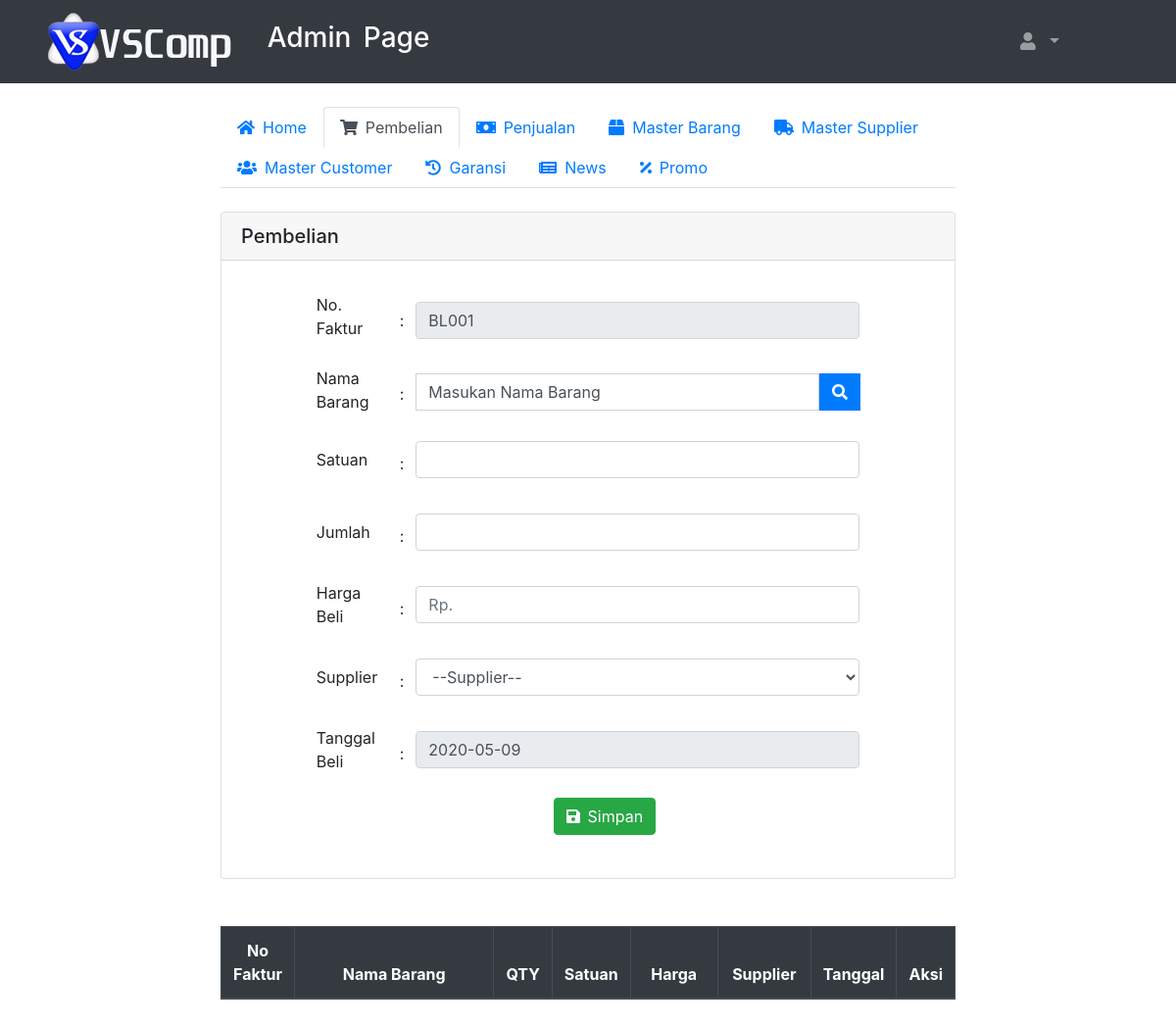
The app's page /admin/pembelian.php, older data.
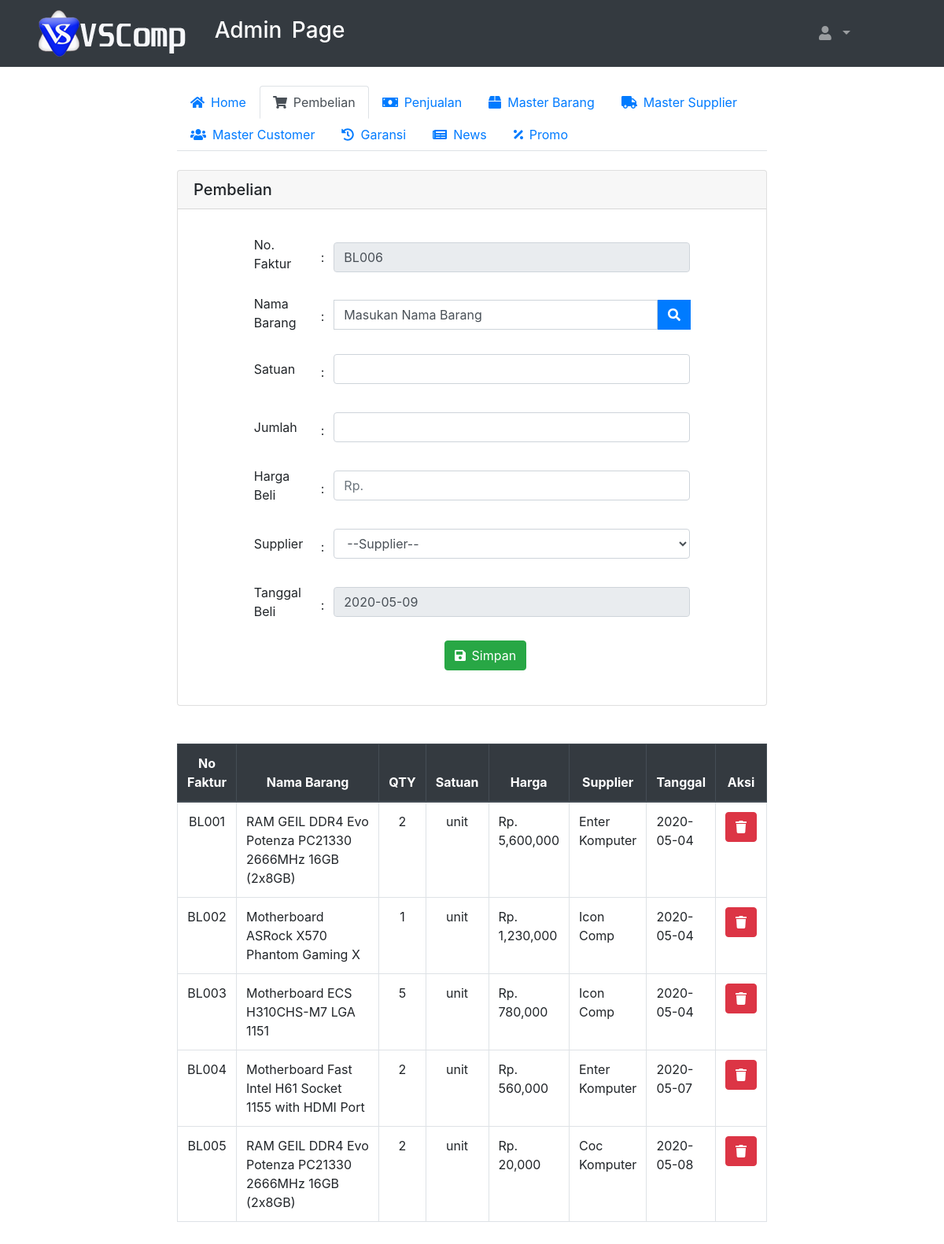
The same page, newer data.
### tables this page shows
CREATE TABLE `pembelian_barang` (
  `ID_BELI` varchar(50) NOT NULL,
  `ID_SUPP` int(11) DEFAULT NULL,
  `ID_BARANG` varchar(100) DEFAULT NULL,
  `ID_LOGIN` int(11) DEFAULT NULL,
  `JUMLAH` int(11) DEFAULT NULL,
  `SATUAN` varchar(10) DEFAULT NULL,
  `HARGA_BELI` double DEFAULT NULL,
  `TGL_BELI` date DEFAULT NULL
);

CREATE TABLE `master_barang` (
  `ID_BARANG` varchar(100) NOT NULL,
  `NAMA_BARANG` varchar(100) DEFAULT NULL,
  `STOK` int(11) DEFAULT NULL,
  `SATUAN` varchar(10) DEFAULT NULL,
  `HARGA_JUAL` double DEFAULT NULL,
  `STATUS` varchar(10) DEFAULT NULL
);

CREATE TABLE `supplier` (
  `ID_SUPP` int(11) NOT NULL,
  `NAMA` varchar(100) DEFAULT NULL,
  `ALAMAT` varchar(200) DEFAULT NULL,
  `NO_HP` varchar(15) DEFAULT NULL
);

### function/function.php (called while the page is built, shortened)
<?php
 $conn= mysqli_connect ("localhost","root","","coba_penjualan");
function tampil_data($query){
  global $conn;
  $hasil = mysqli_query ($conn,$query);
  $array = [];
  while($data = mysqli_fetch_assoc($hasil)){
    $array[] = $data;
  }
  return $array;
}
function autonumber_beli($id){
  global $conn;
  $query = "SELECT MAX($id) AS kode FROM pembelian_barang";
  $hasil = mysqli_query ($conn,$query);
  $data = mysqli_fetch_assoc($hasil);
  $kode = $data["kode"];
  $short_id = substr ($kode, 2, 3);
  $tambah_id = $short_id+1;
  if (strlen($tambah_id)==1) {
      $format = "BL00".$tambah_id;
  }
  elseif (strlen($tambah_id)==2) {
      $format = "BL0".$tambah_id;
  }
  else {
      $format = "BL".$tambah_id;
  }
  return $format;
}
?>

### admin/pembelian.php (the view, shortened to what this page needs)
<?php include'header.php';
      include'../function/function.php';
?>
<div class="container-fluid custom-container">
  <div class="nav-menu">
  <ul class="nav nav-tabs" id="myTab" role="tablist">
    <li class="nav-item">
      <a class="nav-link" id="home-tab" href="dasboard.php" role="tab" aria-controls="home" aria-selected="true"><i class="fas fa-home mr-2"></i>Home</a>
    </li>
    <li class="nav-item">
      <a class="nav-link active" id="contact-tab" href="pembelian.php" role="tab" aria-controls="pembelian" aria-selected="false"><i class="fas fa-shopping-cart mr-2"></i>Pembelian</a>
    </li>
    <li class="nav-item">
      <a class="nav-link" id="contact-tab" href="penjualan.php" role="tab" aria-controls="penjualan" aria-selected="false"><i class="fas fa-money-bill mr-2"></i>Penjualan</a>
    </li>
    <li class="nav-item">
      <a class="nav-link" id="barang-tab" href="master-barang.php" role="tab" aria-controls="master barang" aria-selected="false"><i class="fas fa-box mr-2"></i>Master Barang</a>
    </li>
    <li class="nav-item">
      <a class="nav-link" id="profile-tab" href="master-supplier.php" role="tab" aria-controls="master supplier" aria-selected="false"><i class="fas fa-truck mr-2"></i>Master Supplier</a>
    </li>
    <li class="nav-item">
      <a class="nav-link" id="profile-tab" href="master-customer.php" role="tab" aria-controls="master customer" aria-selected="false"><i class="fas fa-users mr-2"></i>Master Customer</a>
    </li>
    <li class="nav-item">
      <a class="nav-link" id="profile-tab" href="garansi.php" role="tab" aria-controls="garansi" aria-selected="false"><i class="fas fa-history mr-2"></i>Garansi</a>
    </li>
    <li class="nav-item">
      <a class="nav-link" id="profile-tab" href="news.php" role="tab" aria-controls="news" aria-selected="false"><i class="fas fa-newspaper mr-2"></i>News</a>
    </li>
    <li class="nav-item">
      <a class="nav-link" id="profile-tab" href="promo.php" role="tab" aria-controls="promo" aria-selected="false"><i class="fas fa-percentage mr-2"></i>Promo</a>
    </li>
  </ul>
  <div class="tab-content" id="myTabContent">
    <div class="tab-pane fade show active" id="pembelian" role="tabpanel" aria-labelledby="profile-tab">
      <br>
      <form class="" action="" method="post">
      <div class="card">
        <h5 class="card-header">Pembelian</h5>
      <div class="card-body">
      <table class="table-group" id="form" cellpadding="6" align="center" width="80%" border="0">
        <tr>
          <?php $autonumber_db = autonumber_beli("ID_BELI"); ?>
          <td width="15%"><label for="exampleInputEmail1">No. Faktur</label></td>
          <td width="1%">:</td>
          <td>
            <div class="form-group">
            <input class="form-control mt-3" type="text" name="id_beli" value="<?= $autonumber_db++; ?>" readonly>
            </div>
          </td>
        </tr>
        <tr>
          <td><label for="exampleInputEmail1">Nama Barang</label></td>
          <td>:</td>
          <td>
            <div class="input-group mb-1">
                <?php
                    if (isset($_POST["add"])) {
                        $id_add = $_POST["add"];
                        $d_barang = tampil_data("SELECT NAMA_BARANG FROM master_barang WHERE ID_BARANG = '$id_add'");
                        foreach ($d_barang as $add_barang) {
                          $n_barang = $add_barang["NAMA_BARANG"];
                        }
                    }
                    else {
                       $n_barang = "Masukan Nama Barang";
                    }
               ?>
                <input type="text" class="form-control" placeholder="" value="<?= $n_barang; ?>" autofocus required>
                <div class="input-group-prepend">
                  <button class="btn btn-primary" type="button" data-toggle="modal" data-target="#exampleModalCenter"><i class="fas fa-search"></i></button>
                </div>
            </div>
          </td>
        </tr>
        <tr>
          <td><label for="exampleInputEmail1">Satuan</label></td>
          <td>:</td>
          <td>
            <div class="form-group">
            <input class="form-control mt-2" name="satuan" type="text" placeholder="" required>
            </div>
          </td>
        </tr>
        <tr>
          <td><label for="exampleInputEmail1">Jumlah</label></td>
          <td>:</td>
          <td>
            <div class="form-group">
            <input class="form-control mt-2" name="jumlah" type="text" placeholder="" required>
            </div>
          </td>
      </tr>
      <tr>
        <td><label for="exampleInputEmail1">Harga Beli</label></td>
        <td>:</td>
        <td>
          <div class="form-group">
          <input class="form-control mt-2" name="harga" type="text" placeholder="Rp." required>
          </div>
        </td>
    </tr>
      <tr>
        <td><label for="exampleInputEmail1">Supplier</label></td>
        <td>:</td>
        <td>
          <div class="form-group mt-2">
            <select class="form-control" name="supp" required>
              <option>--Supplier--</option>
            </select>
          </div>
        </td>
      </tr>
      <tr>
        <td><label for="exampleInputEmail1">Tanggal Beli</label></td>
        <td>:</td>
        <td>
          <?php $tgl=date('Y-m-d'); ?>
          <div class="form-group">
          <input class="form-control mt-2" type="text" name="tgl" placeholder="" value="<?=$tgl ?>" readonly>
          </div>
        </td>
      </tr>
    </table>
    <button class="btn btn-submit btn-success mt-2" id="save" type="submit" name="simpan"><i class="fas fa-save mr-2"></i>Simpan</button><br><br>
    </div>
    </div>
    </form>
    <br><br>
    <table class="table table-bordered ">
      <thead class="thead-dark text-center">
        <tr>
          <th scope="col" width="9%">No Faktur</th>
          <th scope="col" width="35%">Nama Barang</th>
          <th scope="col" width="5%">QTY</th>
          <th scope="col" width="6%">Satuan</th>
          <th scope="col" width="13%">Harga</th>
          <th scope="col" width="13%">Supplier</th>
          <th scope="col" width="9%">Tanggal</th>
          <th scope="col" width="5%">Aksi</th>
        </tr>
      </thead>
      <tbody>
        <?php $data_beli = tampil_data("SELECT *  FROM pembelian_barang INNER JOIN master_barang ON
                           pembelian_barang.ID_BARANG=master_barang.ID_BARANG INNER JOIN supplier ON supplier.ID_SUPP=pembelian_barang.ID_SUPP ORDER BY ID_BELI"); ?>
        <?php foreach ($data_beli as $beli) :?>
        <tr>
          <td align="center"><?=$beli["ID_BELI"]; ?></td>
          <td><?=$beli["NAMA_BARANG"]; ?></td>
          <td align="center"><?=$beli["JUMLAH"]; ?></td>
          <td align="center"><?=$beli["SATUAN"]; ?></td>
          <td>Rp. <?=number_format($beli["HARGA_BELI"]); ?></td>
          <td><?=$beli["NAMA"]; ?></td>
          <td><?=$beli["TGL_BELI"]; ?></td>
          <form class="" action="" method="get">
          <td><button class="btn btn-danger" type="submit" name="delete" value="<?=$beli["ID_BELI"]; ?>" onclick="return confirm('Apakah anda yakin ?');"><i class="fas fa-trash"></i></button></a></td>
          </form>
        </tr>
      <?php endforeach; ?>
      </tbody>
    </table>
    </div>
  </div>
</div>
</div>
<br><br><br><br><br>
</body>
</html>

### admin/header.php (shortened to what this page needs)
<!DOCTYPE html>
<html lang="en">
<head>
  <link rel="stylesheet" href="../css/bootstrap.min.css">
  <link rel="stylesheet" href="../css/dasboard.css">
  <link rel="stylesheet" href="../fontawesome/css/all.min.css">
</head>
<body>
  <nav class="navbar navbar-expand-sm bg-dark navbar-dark sticky-top primary-nav" id="nav">
    <div class="container-fluid">
    <a class="navbar-brand" href="dasboard.php">
    <img src="../img/LOGO+TEXT.png" alt="Logo" id="logo"></img>
    <h3 style="display:inline; margin-top:30%">Admin Page</h3>
    </a>
   <div class="collapse navbar-collapse" id="navbarSupportedContent">
    <ul class="navbar-nav ml-auto">
      <li class="nav-item dropdown">
        <a class="nav-link dropdown-toggle" href="#" id="navbarDropdown" role="button" data-toggle="dropdown" aria-haspopup="true" aria-expanded="false">
          <i class="fas fa-user"></i>
        </a>
        <li class="nav-item">
          <a class="nav-link" href="#"> </a>
        </li>
        <li class="nav-item">
          <a class="nav-link" href="#"> </a>
        </li>
        <li class="nav-item">
          <a class="nav-link" href="#"> </a>
        </li>
        <li class="nav-item">
          <a class="nav-link" href="#"> </a>
        </li>
        <li class="nav-item">
          <a class="nav-link" href="#"> </a>
        </li>
      </li>
    </ul>
  </div>
  </nav>
<br>

### css/dasboard.css (style rules this page uses)
.navbar-expand-sm { font-size: 18px; word-spacing: 5px; }
.btn-submit { margin-left: 45%; }
.custom-container { width: 65%; }

Row changes from the older to the newer data that the page shows:
added pembelian_barang: ID_BELI "BL001", ID_BARANG.NAMA_BARANG "RAM GEIL DDR4 Evo Potenza PC21330 2666MHz 16GB (2x8GB)", JUMLAH "2", ID_BARANG.SATUAN "unit", HARGA_BELI "5,600,000", ID_SUPP.NAMA "Enter Komputer", TGL_BELI "2020-05-04"
added pembelian_barang: ID_BELI "BL002", ID_BARANG.NAMA_BARANG "Motherboard ASRock X570 Phantom Gaming X", JUMLAH "1", ID_BARANG.SATUAN "unit", HARGA_BELI "1,230,000", ID_SUPP.NAMA "Icon Comp", TGL_BELI "2020-05-04"
added pembelian_barang: ID_BELI "BL003", ID_BARANG.NAMA_BARANG "Motherboard ECS H310CHS-M7 LGA 1151", JUMLAH "5", ID_BARANG.SATUAN "unit", HARGA_BELI "780,000", ID_SUPP.NAMA "Icon Comp", TGL_BELI "2020-05-04"
added pembelian_barang: ID_BELI "BL004", ID_BARANG.NAMA_BARANG "Motherboard Fast Intel H61 Socket 1155 with HDMI Port", JUMLAH "2", ID_BARANG.SATUAN "unit", HARGA_BELI "560,000", ID_SUPP.NAMA "Enter Komputer", TGL_BELI "2020-05-07"
added pembelian_barang: ID_BELI "BL005", ID_BARANG.NAMA_BARANG "RAM GEIL DDR4 Evo Potenza PC21330 2666MHz 16GB (2x8GB)", JUMLAH "2", ID_BARANG.SATUAN "unit", HARGA_BELI "20,000", ID_SUPP.NAMA "Coc Komputer", TGL_BELI "2020-05-08"
Text that changed along with them:
form field id_beli: "BL001" → "BL006"
